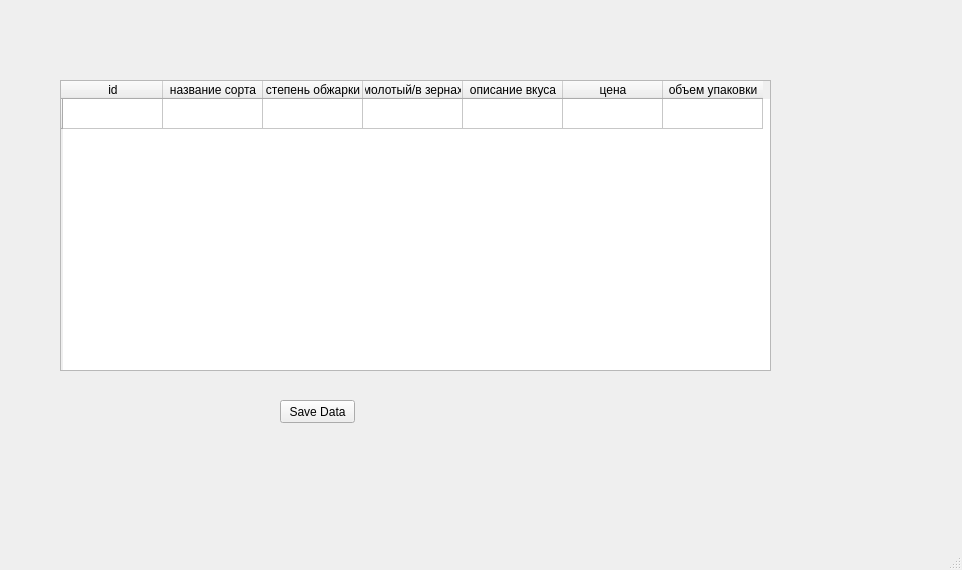
<?xml version="1.0" encoding="UTF-8"?>
<ui version="4.0">
 <class>MainWindow</class>
 <widget class="QMainWindow" name="MainWindow">
  <property name="geometry">
   <rect>
    <x>0</x>
    <y>0</y>
    <width>962</width>
    <height>570</height>
   </rect>
  </property>
  <property name="windowTitle">
   <string>MainWindow</string>
  </property>
  <widget class="QWidget" name="centralwidget">
   <widget class="QTableWidget" name="tableWidget">
    <property name="geometry">
     <rect>
      <x>60</x>
      <y>80</y>
      <width>711</width>
      <height>291</height>
     </rect>
    </property>
    <row>
     <property name="text">
      <string/>
     </property>
    </row>
    <column>
     <property name="text">
      <string>id</string>
     </property>
    </column>
    <column>
     <property name="text">
      <string>название сорта</string>
     </property>
    </column>
    <column>
     <property name="text">
      <string>степень обжарки</string>
     </property>
    </column>
    <column>
     <property name="text">
      <string>молотый/в зернах</string>
     </property>
    </column>
    <column>
     <property name="text">
      <string>описание вкуса</string>
     </property>
    </column>
    <column>
     <property name="text">
      <string>цена</string>
     </property>
    </column>
    <column>
     <property name="text">
      <string>объем упаковки</string>
     </property>
    </column>
   </widget>
   <widget class="QPushButton" name="save_button">
    <property name="geometry">
     <rect>
      <x>280</x>
      <y>400</y>
      <width>75</width>
      <height>23</height>
     </rect>
    </property>
    <property name="text">
     <string>Save Data</string>
    </property>
   </widget>
  </widget>
  <widget class="QStatusBar" name="statusbar"/>
 </widget>
 <resources/>
 <connections/>
</ui>
